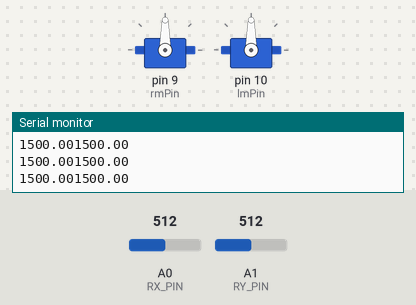
The sketch below on a simulated Arduino Uno, built with avr-gcc and run on an emulated ATmega328P. On the bench: 2 × servo, the last lines printed to the serial monitor. Inputs (shaded band) come from the test bench; at power-on: A0 (RX_PIN) = 512, A1 (RY_PIN) = 512.

Above: at 1.2 s.
1.3 s: A0 (RX_PIN) set to 716
At 1.8 s:
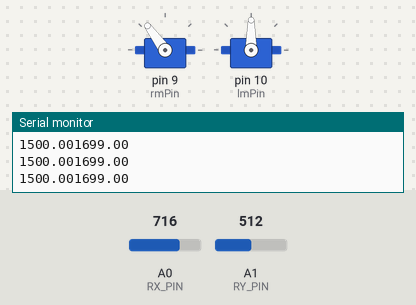
2.8 s: A1 (RY_PIN) set to 716
At 4.0 s:
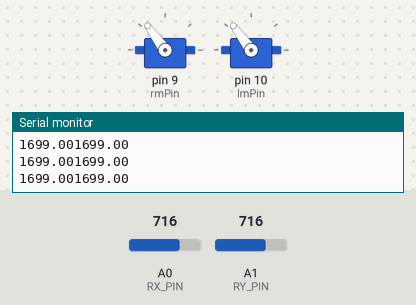
4.3 s: A0 (RX_PIN) set to 900
At 5.1 s:
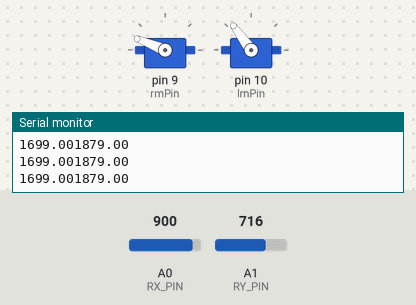
5.8 s: A1 (RY_PIN) set to 900
At 6.2 s:
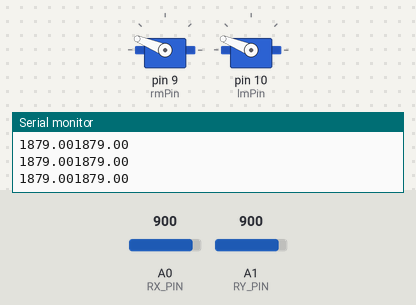
7.3 s: A0 (RX_PIN) set to 1023
At 8.4 s:
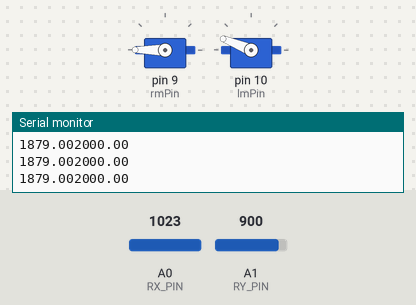
8.8 s: A1 (RY_PIN) set to 1023
At 9.5 s:
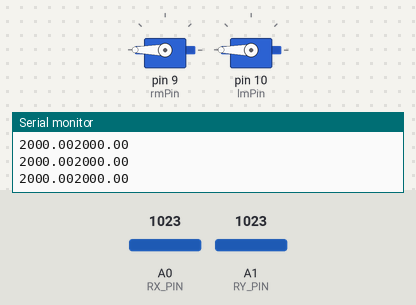
Timing chart, 0 to 11.3 s (numbered marks = the images above; inputs shaded):
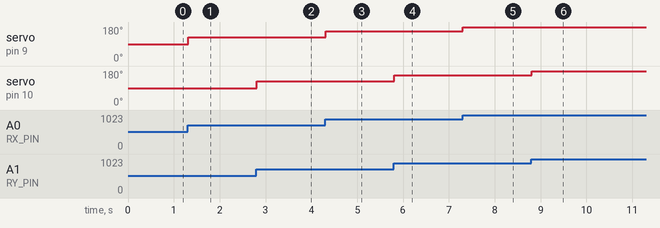

Measured:
- after the input at 1.3 s, servo on pin 9 (rmPin): 90° → 126° at once
- after the input at 2.8 s, servo on pin 10 (lmPin): 90° → 126° at once
- after the input at 4.3 s, servo on pin 9 (rmPin): 126° → 158° at once
- after the input at 5.8 s, servo on pin 10 (lmPin): 126° → 158° at once
- after the input at 7.3 s, servo on pin 9 (rmPin): 158° → 180° at once
- after the input at 8.8 s, servo on pin 10 (lmPin): 158° → 180° at once

The sketch:

BLDC_Motor_Control_Program.ino
```cpp
#include <Servo.h>

const int rmPin = 9;//Arduino pin for motor
const int lmPin = 10;//Arduino pin for motor
const int RX_PIN = A0;//Arduino pin for joystick x-axis
const int RY_PIN = A1;//Arduino pin for joystick y-axis

double P1;//power value ranging from 1000-2000 sent to motor
double P2;//power value ranging from 1000-2000 sent to motor

Servo driveR;//creates a servo object under name "driveR"
Servo driveL;//creates a servo object under name "driveR"

void setup() {
  driveR.attach(rmPin, 1000, 2000);//tells the program where driveR is connected
  driveL.attach(lmPin, 1000, 2000);//tells the program where driveR is connected
  pinMode(rmPin, OUTPUT);//sets the pin to output mode
  pinMode(lmPin, OUTPUT);//sets the pin to output mode
  Serial.begin(9600);//starts a serial output
}

void loop() {
  set_Speed();//calls the set_Speed function
  drive();//calles drive function
}

void drive() {
  driveR.writeMicroseconds(P1);//tells the motor to move according to P1
  driveL.writeMicroseconds(P2);//tells the motor to move according to P1
  Serial.println(P1);//prints out a counting variable to check if the code is running
  Serial.print(P2);
}

void set_Speed() {
  P1 = analogRead(RX_PIN);//sets P1 equal to the inputted value
  P1 = map(P1, 0, 1023, 1000, 2000); //remaps power values from 0-180 to 1000-2000

  P2 = analogRead(RY_PIN);//sets P1 equal to the inputted value
  P2 = map(P2, 0, 1023, 1000, 2000); //remaps power values from 0-180 to 1000-2000
}
```
